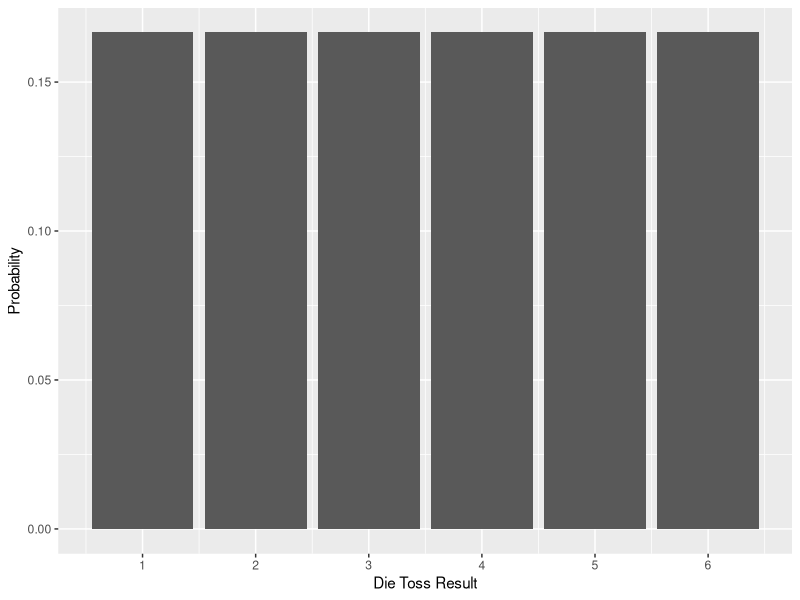
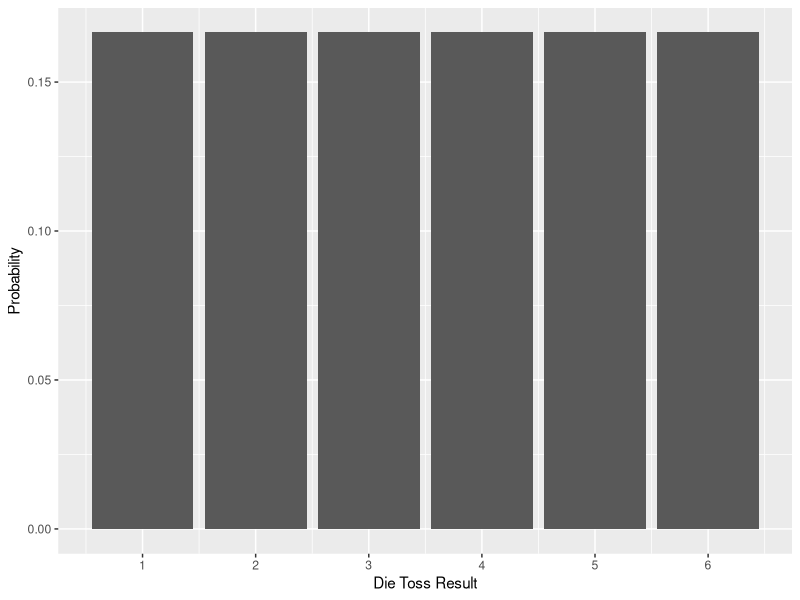
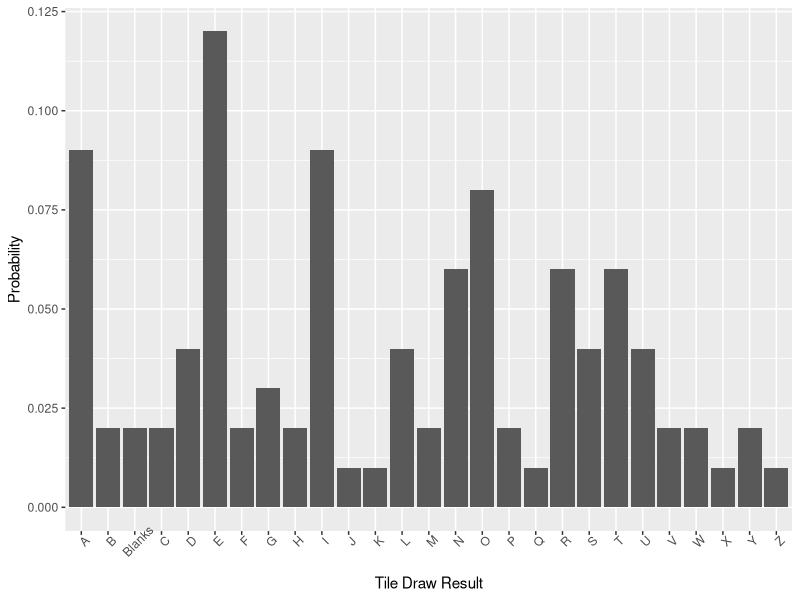
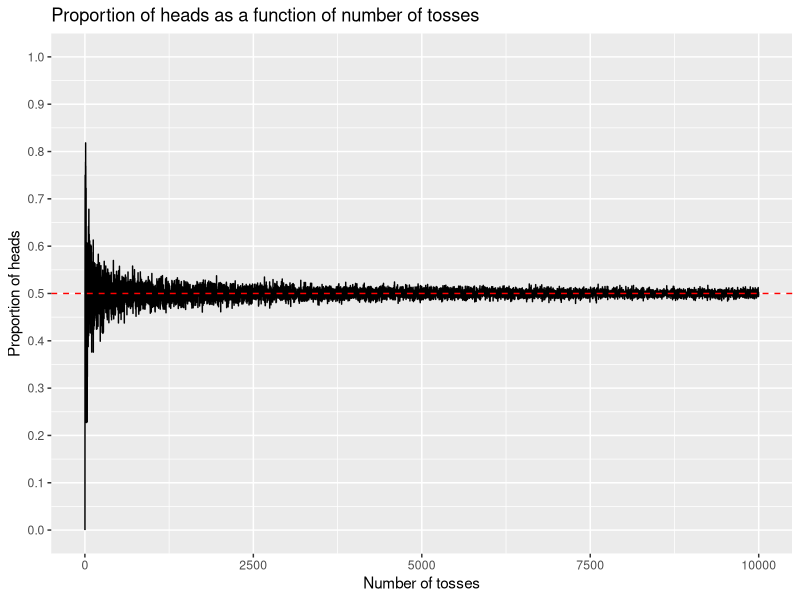
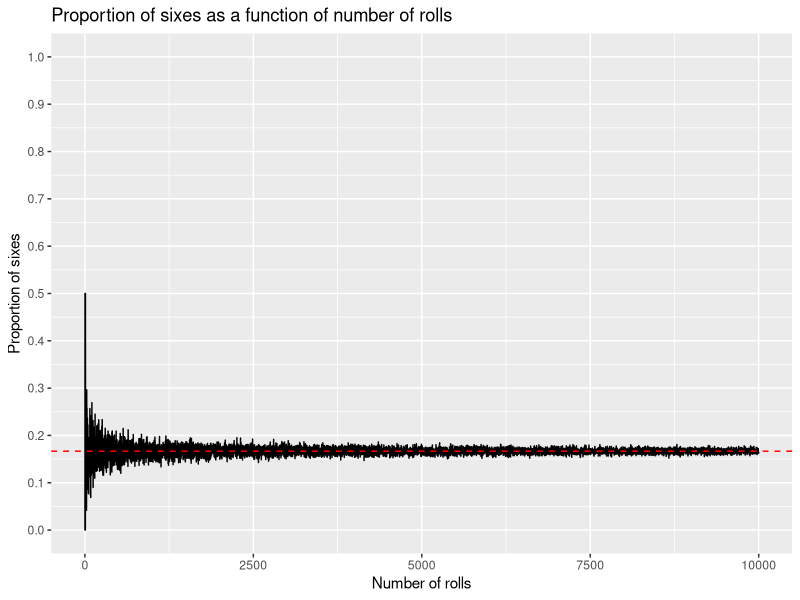
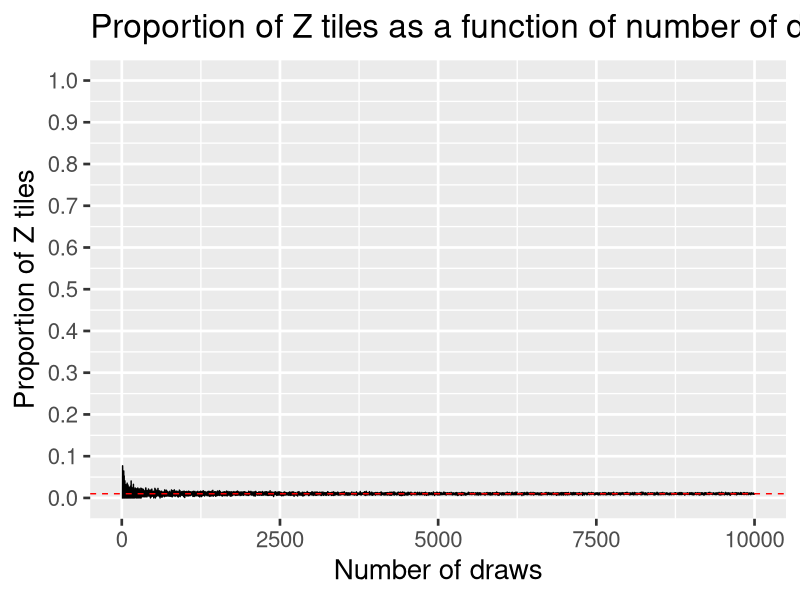
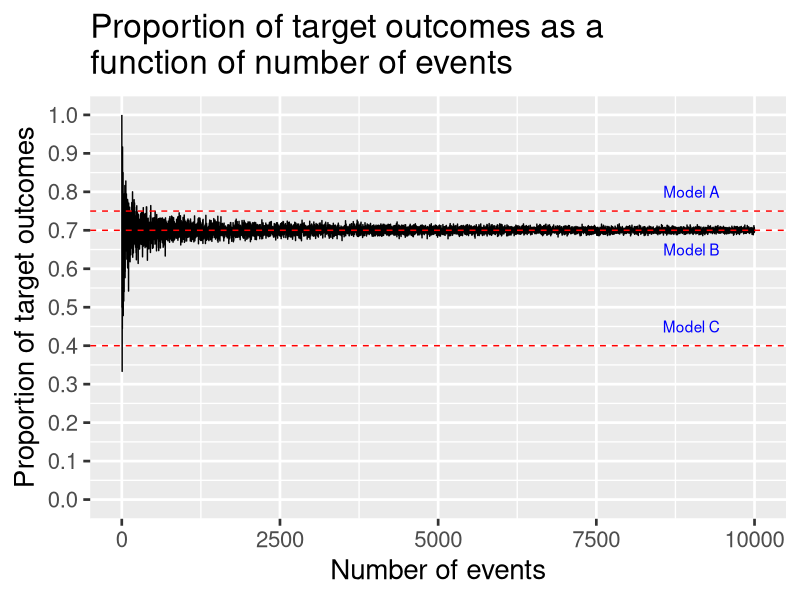
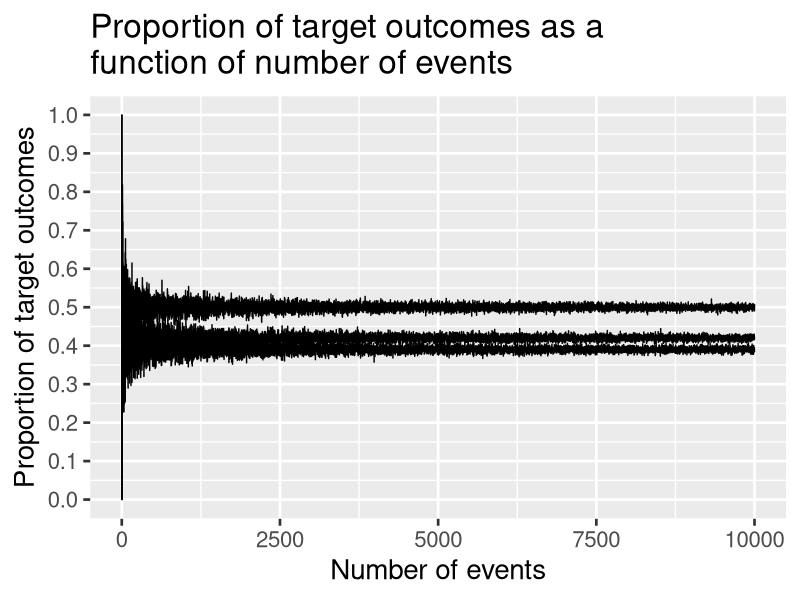

Recreate these plots in R, in order. (Note: this script raises an error after producing the figures.)
## ---- chunk 1
library(tidyverse)
## ---- chunk 2
data.frame(die.toss = c(1:6), prob = rep(1/6, 6)) %>%
  ggplot(aes(x = die.toss, y = prob)) +
  geom_bar(stat = "identity") +
  scale_x_continuous("Die Toss Result", breaks=c(1:6)) +
  scale_y_continuous("Probability")
## ---- chunk 3
library(tidyverse)
## ---- chunk 4
data.frame(die.toss = c(1:6), prob = rep(1/6, 6)) %>%
  ggplot(aes(x = die.toss, y = prob)) +
  geom_bar(stat = "identity") +
  scale_x_continuous("Die Toss Result", breaks=c(1:6)) +
  scale_y_continuous("Probability")
## ---- chunk 5
#frequencies copied from scrabble.hasbro.com
letters = c("A-9", "B-2", "C-2", "D-4", "E-12", "F-2", "G-3", "H-2", "I-9", "J-1", "K-1", "L-4", "M-2", "N-6", "O-8", "P-2", "Q-1", "R-6", "S-4", "T-6", "U-4", "V-2", "W-2", "X-1", "Y-2", "Z-1", "Blanks-2")
data.frame(letters) %>%
  separate(letters, into = c("letters", "freq")) %>%
  mutate(freq = as.numeric(freq),
         prob = freq/sum(freq)) %>%
  ggplot(aes(x = letters, y = prob)) +
  geom_bar(stat = "identity") +
  scale_x_discrete("Tile Draw Result") +
  scale_y_continuous("Probability") +
  theme(axis.text.x = element_text(angle = 45))
## ---- chunk 6
set.seed(101719)
X = matrix(NA, ncol = 4, nrow = 10000)
for(S in 1:10000){
  X[S,1] = S
  X[S,2] = rbinom(n = 1, size = S, prob = .5)/S
  X[S,3] = rbinom(n = 1, size = S, prob = 1/6)/S
  X[S,4] = rbinom(n = 1, size = S, prob = .01)/S
}
X = as.data.frame(X); names(X) = c("num", "coin", "die", "scrabble")
## ---- chunk 7
X %>% ggplot(aes(x = num, y = coin)) + geom_line() + geom_hline(aes(yintercept = .5), color = "red", linetype = 2) + scale_x_continuous("Number of tosses") + scale_y_continuous("Proportion of heads", breaks = seq(0, 1, .1), limits = c(0,1)) + ggtitle("Proportion of heads as a function of number of tosses")
## ---- chunk 8
X %>% ggplot(aes(x = num, y = die)) + geom_line() + geom_hline(aes(yintercept = 1/6), color = "red", linetype = 2) + scale_x_continuous("Number of rolls") + scale_y_continuous("Proportion of sixes", breaks = seq(0, 1, .1), limits = c(0,1)) + ggtitle("Proportion of sixes as a function of number of rolls")
## ---- chunk 9
X %>% ggplot(aes(x = num, y = scrabble)) + geom_line() + geom_hline(aes(yintercept = .01), color = "red", linetype = 2) + scale_x_continuous("Number of draws") + scale_y_continuous("Proportion of Z tiles", breaks = seq(0, 1, .1), limits = c(0,1)) + ggtitle("Proportion of Z tiles as a function of number of draws")  + theme_gray(base_size = 20)
## ---- chunk 10
set.seed(101719)
TO = matrix(NA, ncol = 2, nrow = 10000)
for(S in 1:10000){
  TO[S,1] = S
  TO[S,2] = rbinom(n = 1, size = S, prob = .7)/S
}
TO = as.data.frame(TO); names(TO) = c("num", "prop")
label = data.frame(x = rep(9000,3), y = c(.8, .65, .45), 
                label = paste("Model", c("A", "B", "C")))

TO %>%
  ggplot(aes(x = num, y = prop)) + 
  geom_line() + 
  geom_hline(aes(yintercept = .7), color = "red", linetype = 2) + 
  geom_hline(aes(yintercept = .75), color = "red", linetype = 2) + 
  geom_hline(aes(yintercept = .4), color = "red", linetype = 2) + 
  geom_text(aes(x=x, y=y, label=label), data = label, color = "blue") +
  scale_x_continuous("Number of events") + 
  scale_y_continuous("Proportion of target outcomes", 
                     breaks = seq(0, 1, .1), limits = c(0,1)) + 
  ggtitle("Proportion of target outcomes as a \nfunction of number of events") +
  theme_gray(base_size = 20)
## ---- chunk 11
set.seed(101719)
TO = matrix(NA, ncol = 4, nrow = 10000)
for(S in 1:10000){
  TO[S,1] = S
  TO[S,2] = rbinom(n = 1, size = S, prob = .5)/S
  TO[S,3] = rbinom(n = 1, size = S, prob = .42)/S
  TO[S,4] = rbinom(n = 1, size = S, prob = .39)/S
}
TO = as.data.frame(TO); names(TO) = c("num", paste0("prop",1:3))

TO %>%
  ggplot(aes(x = num)) + 
  geom_line(aes(y=prop1)) + 
  geom_line(aes(y=prop2)) + 
  geom_line(aes(y=prop3)) + 
  scale_x_continuous("Number of events") + 
  scale_y_continuous("Proportion of target outcomes", 
                     breaks = seq(0, 1, .1), limits = c(0,1)) + 
  ggtitle("Proportion of target outcomes as a \nfunction of number of events") +
  theme_gray(base_size = 20)
## ---- chunk 12
knitr::include_graphics("images/BF_pvalue.png")
